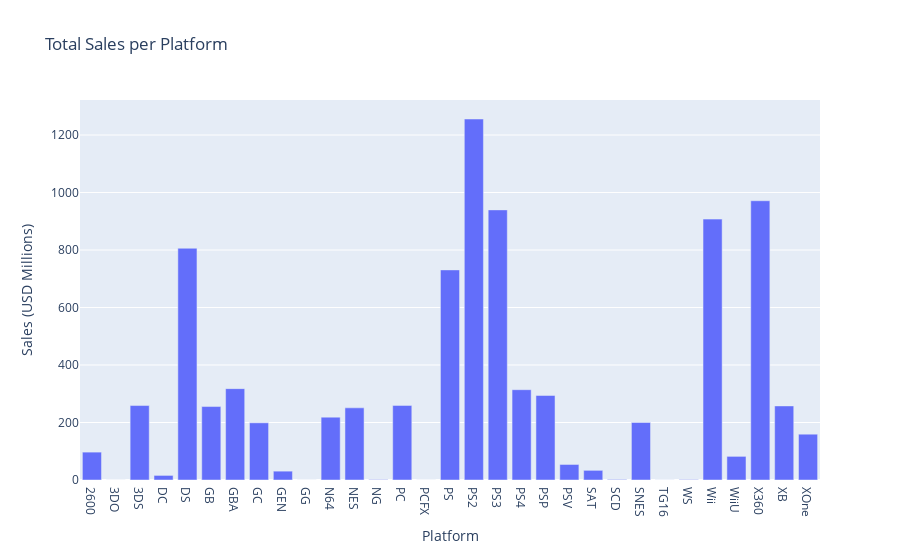

Notebook code cell kept with this figure:
### Markdown cell above
<div class='alert alert-info'> 

ICE did not start to seriously scale their release schedule until 1995. They ultimately hit their peak in the years 2008 and 2009 when they released 1,427 and 1,426 games respectively. Three years after hitting their peak, the total number of games they released dropped more than 50%. It's hard to say what could've caused this drop in production at this point in our analysis, but considering they hit their peak during the Great Financial Crisis of 2008, it's entirely possible that they were affected severely and needed to cut costs. My rationale being that the games released in 2008 and 2009 were being developed at the latest in 2007 - *but more than likely for multiple years prior to their release date* - a time where they were producing more games than ever, hence spending more capital than ever to (1) develop all of these games and (2) advertise their games to consumers which would explain a reduction in game production at this scale. As of 2016 they have yet to reach previous highs.

</div>

### Code cell
# plotting the distribution of sales per gaming platform 

by_platform = df.groupby('platform')['total_sales'].sum().reset_index()

by_platform_hist = px.bar(
                    by_platform, 
                    x='platform', 
                    y='total_sales',
                    title='Total Sales per Platform', 
                    labels={
                            'platform': 'Platform',
                            'total_sales': 'Sales (USD Millions)'
                        }
                    )
by_platform_hist.show()

### Figure 1 — Plotly figure (JSON) as saved in the notebook; plotly's stock layout.template omitted (floating-point values rounded to 4 significant figures)
{"data": [{"alignmentgroup": "True", "hovertemplate": "Platform=%{x}<br>Sales (USD Millions)=%{y}<extra></extra>", "legendgroup": "", "marker": {"color": "#636efa", "pattern": {"shape": ""}}, "name": "", "offsetgroup": "", "orientation": "v", "showlegend": false, "textposition": "auto", "type": "bar", "x": ["2600", "3DO", "3DS", "DC", "DS", "GB", "GBA", "GC", "GEN", "GG", "N64", "NES", "NG", "PC", "PCFX", "PS", "PS2", "PS3", "PS4", "PSP", "PSV", "SAT", "SCD", "SNES", "TG16", "WS", "Wii", "WiiU", "X360", "XB", "XOne"], "xaxis": "x", "y": [96.98, 0.1, 259, 15.95, 806.1, 255.5, 317.9, 198.9, 30.77, 0.04, 218.7, 251.1, 1.44, 259.5, 0.03, 730.9, 1256.0, 939.6, 314.1, 294.1, 54.07, 33.59, 1.86, 200.0, 0.16, 1.42, 907.5, 82.19, 971.4, 257.7, 159.3], "yaxis": "y"}], "layout": {"barmode": "relative", "legend": {"tracegroupgap": 0}, "title": {"text": "Total Sales per Platform"}, "xaxis": {"anchor": "y", "domain": [0, 1], "title": {"text": "Platform"}}, "yaxis": {"anchor": "x", "domain": [0, 1], "title": {"text": "Sales (USD Millions)"}}}}
